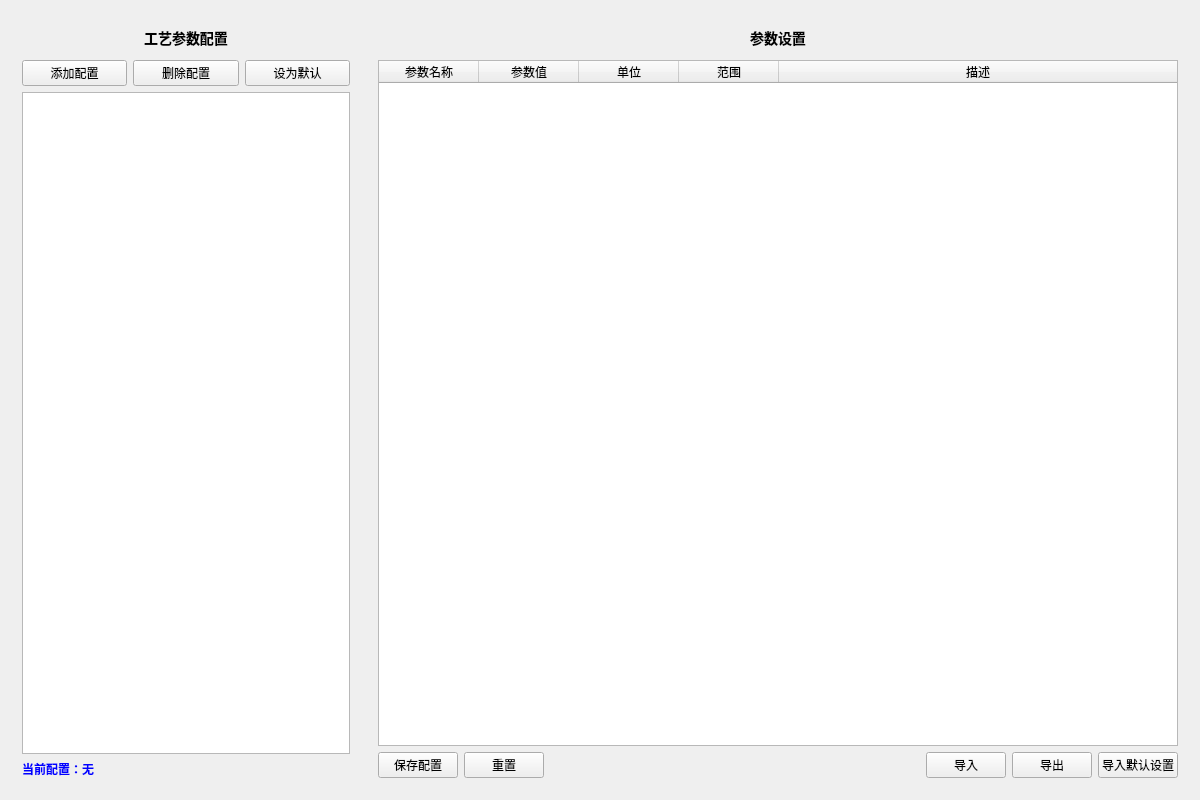
<?xml version="1.0" encoding="UTF-8"?>
<ui version="4.0">
 <class>PrintParamSettingsClass</class>
 <widget class="QWidget" name="PrintParamSettingsClass">
  <property name="geometry">
   <rect>
    <x>0</x>
    <y>0</y>
    <width>1200</width>
    <height>800</height>
   </rect>
  </property>
  <property name="windowTitle">
   <string>工艺参数设置</string>
  </property>
  <layout class="QHBoxLayout" name="mainLayout">
   <item>
    <widget class="QWidget" name="leftPanel" native="true">
     <property name="minimumSize">
      <size>
       <width>300</width>
       <height>0</height>
      </size>
     </property>
     <property name="maximumSize">
      <size>
       <width>350</width>
       <height>16777215</height>
      </size>
     </property>
     <layout class="QVBoxLayout" name="leftLayout">
      <item>
       <widget class="QLabel" name="profileLabel">
        <property name="styleSheet">
         <string>font-weight: bold; font-size: 14px; padding: 5px;</string>
        </property>
        <property name="text">
         <string>工艺参数配置</string>
        </property>
        <property name="alignment">
         <set>Qt::AlignCenter</set>
        </property>
       </widget>
      </item>
      <item>
       <layout class="QHBoxLayout" name="profileButtonLayout">
        <item>
         <widget class="QPushButton" name="addProfileButton">
          <property name="text">
           <string>添加配置</string>
          </property>
          <property name="icon">
           <iconset>
            <normaloff>res/Add.png</normaloff>res/Add.png</iconset>
          </property>
         </widget>
        </item>
        <item>
         <widget class="QPushButton" name="deleteProfileButton">
          <property name="text">
           <string>删除配置</string>
          </property>
         </widget>
        </item>
        <item>
         <widget class="QPushButton" name="setDefaultButton">
          <property name="text">
           <string>设为默认</string>
          </property>
         </widget>
        </item>
       </layout>
      </item>
      <item>
       <widget class="QListWidget" name="profileListWidget">
        <property name="alternatingRowColors">
         <bool>true</bool>
        </property>
        <property name="selectionMode">
         <enum>QAbstractItemView::SingleSelection</enum>
        </property>
       </widget>
      </item>
      <item>
       <widget class="QLabel" name="currentProfileLabel">
        <property name="styleSheet">
         <string>color: blue; font-weight: bold;</string>
        </property>
        <property name="text">
         <string>当前配置：无</string>
        </property>
       </widget>
      </item>
     </layout>
    </widget>
   </item>
   <item>
    <widget class="QWidget" name="rightPanel" native="true">
     <layout class="QVBoxLayout" name="rightLayout">
      <item>
       <widget class="QLabel" name="paramLabel">
        <property name="styleSheet">
         <string>font-weight: bold; font-size: 14px; padding: 5px;</string>
        </property>
        <property name="text">
         <string>参数设置</string>
        </property>
        <property name="alignment">
         <set>Qt::AlignCenter</set>
        </property>
       </widget>
      </item>
      <item>
       <widget class="QTableWidget" name="paramTableWidget">
        <property name="alternatingRowColors">
         <bool>true</bool>
        </property>
        <property name="selectionBehavior">
         <enum>QAbstractItemView::SelectRows</enum>
        </property>
        <property name="sortingEnabled">
         <bool>true</bool>
        </property>
        <attribute name="horizontalHeaderStretchLastSection">
         <bool>true</bool>
        </attribute>
        <column>
         <property name="text">
          <string>参数名称</string>
         </property>
        </column>
        <column>
         <property name="text">
          <string>参数值</string>
         </property>
        </column>
        <column>
         <property name="text">
          <string>单位</string>
         </property>
        </column>
        <column>
         <property name="text">
          <string>范围</string>
         </property>
        </column>
        <column>
         <property name="text">
          <string>描述</string>
         </property>
        </column>
       </widget>
      </item>
      <item>
       <layout class="QHBoxLayout" name="bottomButtonLayout">
        <item>
         <widget class="QPushButton" name="saveButton">
          <property name="text">
           <string>保存配置</string>
          </property>
          <property name="icon">
           <iconset>
            <normaloff>res/Save.png</normaloff>res/Save.png</iconset>
          </property>
         </widget>
        </item>
        <item>
         <widget class="QPushButton" name="resetButton">
          <property name="text">
           <string>重置</string>
          </property>
         </widget>
        </item>
        <item>
         <spacer name="horizontalSpacer">
          <property name="orientation">
           <enum>Qt::Horizontal</enum>
          </property>
          <property name="sizeHint" stdset="0">
           <size>
            <width>40</width>
            <height>20</height>
           </size>
          </property>
         </spacer>
        </item>
        <item>
         <widget class="QPushButton" name="importButton">
          <property name="text">
           <string>导入</string>
          </property>
          <property name="icon">
           <iconset>
            <normaloff>res/Import.png</normaloff>res/Import.png</iconset>
          </property>
         </widget>
        </item>
        <item>
         <widget class="QPushButton" name="exportButton">
          <property name="text">
           <string>导出</string>
          </property>
          <property name="icon">
           <iconset>
            <normaloff>res/Export.png</normaloff>res/Export.png</iconset>
          </property>
         </widget>
        </item>
        <item>
         <widget class="QPushButton" name="importDefaultButton">
          <property name="text">
           <string>导入默认设置</string>
          </property>
         </widget>
        </item>
       </layout>
      </item>
     </layout>
    </widget>
   </item>
  </layout>
 </widget>
 <layoutdefault spacing="6" margin="11"/>
 <resources/>
 <connections/>
</ui>
